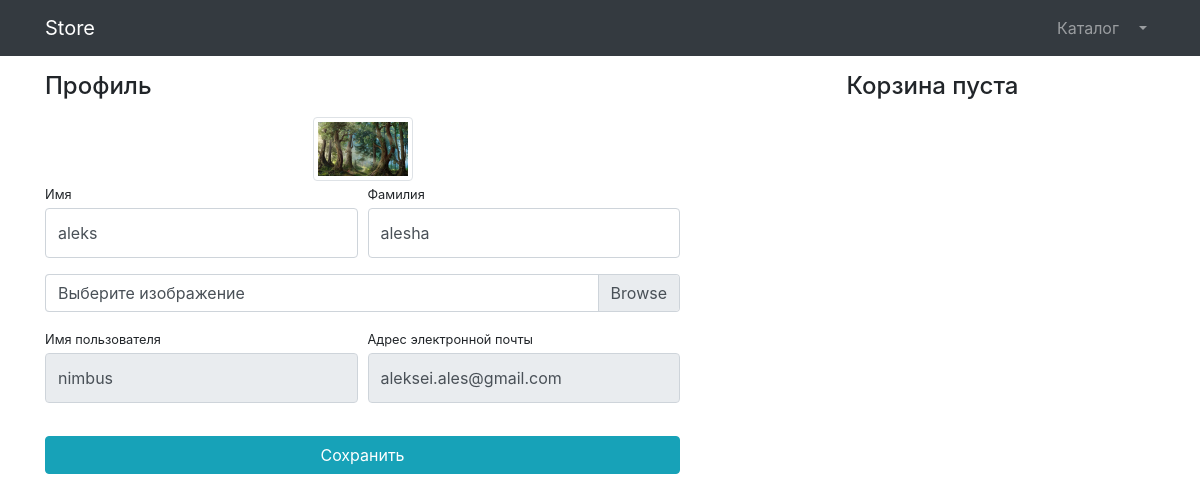
Page /user/profile/1/ (signed in) on the earlier database version.
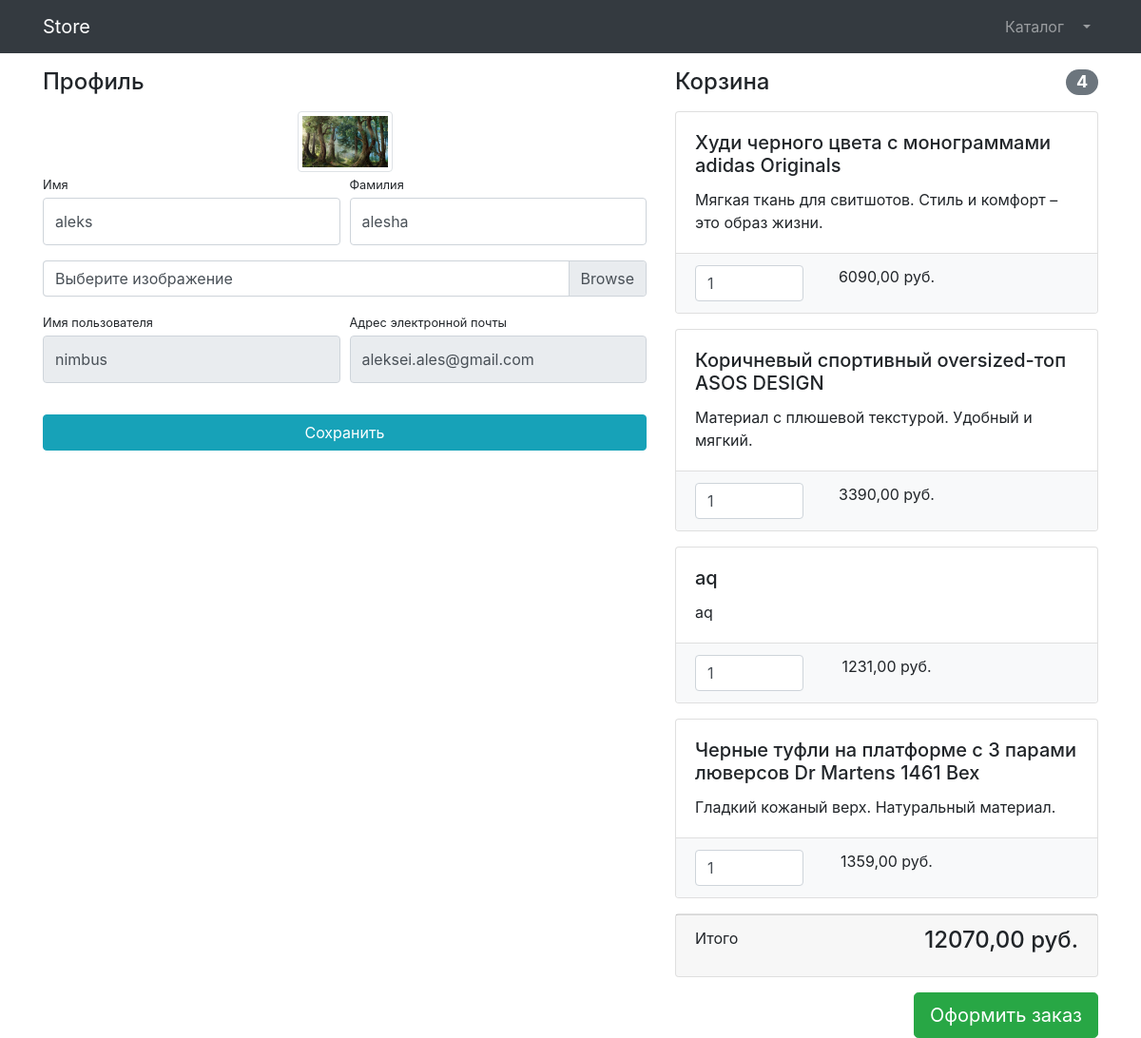
Same page on the later database version.
### users/models.py (models this page shows)
class User(AbstractUser):
    image = models.ImageField(upload_to='users_images', null=True, blank=True)
    is_verified_email = models.BooleanField(default=False)
    email = models.EmailField(unique=True, blank=False)

### products/models.py (models this page shows, shortened)
class Basket(models.Model):
    user = models.ForeignKey(to=User, on_delete=models.CASCADE)
    product = models.ForeignKey(to=Product, on_delete=models.CASCADE)
    quantity = models.PositiveSmallIntegerField(default=0)
    created_timestamp = models.DateTimeField(auto_now_add=True)
    objects = BasketQuerySet.as_manager()
    def sum(self):
        return self.product.price * self.quantity

class Product(models.Model):
    name = models.CharField(max_length=256)
    description = models.TextField()
    price = models.DecimalField(max_digits=6, decimal_places=2)
    quantity = models.PositiveIntegerField(default=0)
    image = models.ImageField(upload_to='products_image')
    category = models.ForeignKey(to=ProductCategory, on_delete=models.CASCADE)
    class Meta:
        verbose_name = 'продукт'
        verbose_name_plural = 'продукты'

### users/views.py (the view, shortened to what this page needs)
# urls.py: path('profile/<int:pk>/', login_required(ProfileView.as_view()), name='profile'),
class ProfileView(TitleMixin, UpdateView):
    model = User
    form_class = UserProfileForm
    template_name = 'users/profile.html'
    login_url = reverse_lazy('user:login')
    title = 'Store - Профиль'
    def get(self, request, *args, **kwargs):
        self.kwargs['pk'] = request.user.id
        return super().get(self, request, *args, **kwargs)

### users/forms.py
class UserProfileForm(UserChangeForm):
    first_name = forms.CharField(widget=forms.TextInput(attrs={'class': 'form-control py-4'}))
    last_name = forms.CharField(widget=forms.TextInput(attrs={'class': 'form-control py-4'}))
    image = forms.ImageField(widget=forms.FileInput(attrs={'class': 'custom-file-label'}), required=False)
    email = forms.CharField(widget=forms.TextInput(attrs={'class': 'form-control py-4', 'readonly': True}))
    username = forms.CharField(widget=forms.TextInput(attrs={'class': 'form-control py-4', 'readonly': True}))
    class Meta:
        model = User
        fields = [
            'first_name',
            'last_name',
            'image',
            'username',
            'email'
        ]

### common/views.py (called while the page is built)
    def get_context_data(self, **kwargs):
        context = super().get_context_data(**kwargs)
        context['title'] = self.title
        return context

### products/context_processors.py (called while the page is built)
def baskets(request):
    user = request.user
    return {'baskets': Basket.objects.filter(user=user) if user.is_authenticated else []}

### products/models.py (called while the page is built)
    def total_sum(self):
        return sum(basket.sum() for basket in self)

    def total_quantity(self):
        return sum(basket.quantity for basket in self)

### users/templates/users/profile.html (shortened to what this page needs)
{% extends 'products/base.html' %}
{% load static %}
{% block css %}
    <link href="{% static 'vendor/css/profile.css' %}" rel="stylesheet">
{% endblock %}
{% block content %}
    <div class="container">
    <div class="row">
        <div class="col-lg-7">
            <h4 class="mt-3 mb-3">Профиль</h4>
            <div class="col-lg-12 text-center">
                <img width="100" height="100"
                     src="{% if user.image%} {{ user.image.url }} {% else %} {% static 'vendor/img/users/default_avatar.jpg' %} {% endif %}"
                     class="img-thumbnail">
            </div>
            <form action="{% url 'users:profile' user.id %}" method="post" enctype="multipart/form-data">
                <div class="form-row">
                    <div class="col-lg-6">
                        <div class="form-group">
                            <label class="small mb-1" for="{{ form.first_name.id_for_label }}">Имя</label>
                            {{ form.first_name}}
                        </div>
                    </div>
                    <div class="col-lg-6">
                        <div class="form-group">
                            <label class="small mb-1" for="{{ form.last_name.id_for_label }}">Фамилия</label>
                            {{ form.last_name }}
                        </div>
                    </div>
                </div>
                <div class="form-row mb-2">
                    <div class="col-lg-12">
                        <div class="custom-file">
                            <label class="custom-file-label" for="{{ form.image.id_for_label }}">
                                Выберите изображение
                            </label>
                        </div>
                    </div>
                </div>
                <div class="form-row">
                    <div class="col-lg-6">
                        <label class="small mb-1" for="{{ form.username.id_for_label }}">Имя пользователя</label>
                        {{ form.username }}
                    </div>
                    <div class="col-lg-6">
                        <label class="small mb-1" for="{{ form.email.id_for_label }}">
                            Адрес электронной почты
                        </label>
                        {{ form.email }}
                    </div>
                </div>
                <div class="form-row">
                    <div class="col-lg-12" style="margin-top: 33px;">
                        <input class="btn btn-info btn-block" type="submit" value="Сохранить">
                    </div>
                </div>
            </form>
        </div>
        <div class="col-lg-5">
            {% include 'products/baskets.html'%}
        </div>
    </div>
</div>
{% endblock %}

### products/templates/products/base.html (shortened to what this page needs)
{% load static %}
<!DOCTYPE html>
<html lang="en">
<head>
    <link href="{% static 'vendor/bootstrap/css/bootstrap.min.css'%}" rel="stylesheet">
    {% block css %} {% endblock %}
</head>
<body>
<nav class="navbar navbar-expand-lg navbar-dark bg-dark fixed-top">
    <div class="container">
        <a class="navbar-brand" href="{% url 'index' %}">Store</a>
        <div class="collapse navbar-collapse" id="navbarResponsive">
            <ul class="navbar-nav ml-auto">
                <li class="nav-item">
                    <a class="nav-link" href="{% url 'products:index' %}">Каталог  </a>
                </li>
                {% if user.is_authenticated %}
                <li class="nav-item dropdown">
                    <a class="nav-link dropdown-toggle" href="#" id="navbarDropdown" role="button"
                       data-bs-toggle="dropdown" aria-expanded="false">
                    </a>
                </li>
                {% else %}
                <li class="nav-item">
                    <a class="nav-link" href="{% url 'users:login' %}">Войти <i class="fas fa-sign-in-alt"></i></a>
                </li>
                {% endif %}
            </ul>
        </div>
    </div>
</nav>
{% block content %} {% endblock %}
</body>
</html>

### products/templates/products/baskets.html (shortened to what this page needs)
{% if baskets %}
    <h4 class="mt-3 mb-3 d-flex justify-content-between align-items-center mb-3">
        Корзина <span class="badge badge-secondary badge-pill">{{ baskets.total_quantity }}</span>
    </h4>
    {% for basket in baskets %}
        <div class="card mb-3">
            <div class="card-body">
                <h5 class="card-title">{{ basket.product.name }}</h5>
                <p class="card-text">{{ basket.product.description }}</p>
            </div>
            <ul class="list-group list-group-flush">
                <li class="list-group-item bg-light">
                    <div class="row text-center">
                        <div class="col-lg-4">
                            <input name="basketID" type="number" class="form-control"
                                   value="{{ basket.quantity }}" min="0">
                        </div>
                        <div class="col-lg-4">{{ basket.sum }} руб.</div>
                        <div class="col-lg-4">
                        </div>
                    </div>
                </li>
            </ul>
        </div>
    {% endfor %}
    <div class="card mb-3">
        <div class="card-footer">
            <p class="float-left">Итого</p>
            <h4 class="float-right">{{ baskets.total_sum }} руб.</h4>
        </div>
    </div>
    <a class="btn btn-success btn-lg float-right" href="../orders/order-create.html">
        Оформить заказ
    </a>
{% else %}
    <h4 class="mt-3 mb-3 text-center">
        Корзина пуста
    </h4>
{% endif %}

Differences in the rows shown:
added Basket: total_quantity "4", product.name "Худи черного цвета с монограммами adidas Originals", product.description "Мягкая ткань для свитшотов. Стиль и комфорт – это образ жизни.", basketID "1", sum "6090,00", total_sum "12070,00"
added Basket: product.name "Коричневый спортивный oversized-топ ASOS DESIGN", product.description "Материал с плюшевой текстурой. Удобный и мягкий.", basketID "1", sum "3390,00"
added Basket: product.name "aq", product.description "aq", basketID "1", sum "1231,00"
added Basket: product.name "Черные туфли на платформе с 3 парами люверсов Dr Martens 1461 Bex", product.description "Гладкий кожаный верх. Натуральный материал.", basketID "1", sum "1359,00"
Other differences:
text no longer shown: "Корзина пуста"
text now shown: "Корзина Итого руб. Оформить заказ"
